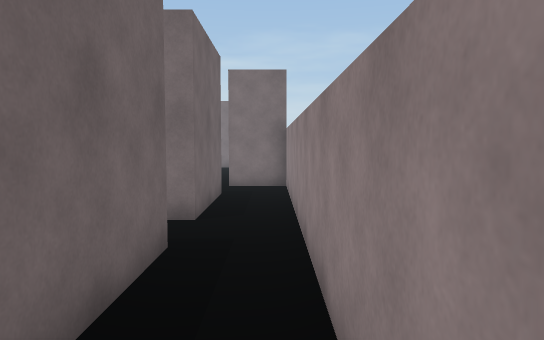
View 1 (above)

24 first-person views from a walk through a Unity game level. The camera is 1.5 m above the floor, tilts 4° down and sees 70° across. The floor is counted in squares, 1 m on a side. Each view is taken from the middle of a square. On the plan, view 1 faces up. The plan holds only what a view shows up to about 17 squares ahead; the rest is blank. The player is left out.

View 2
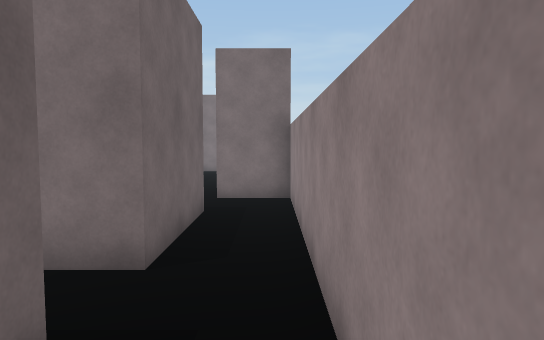

View 3
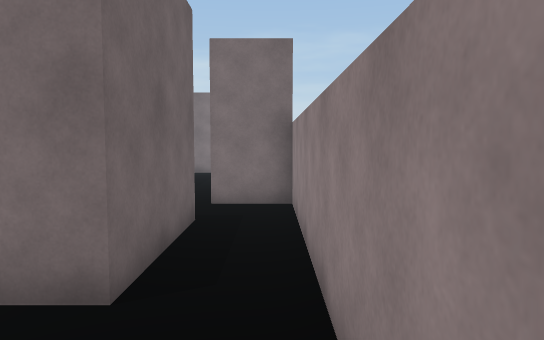

View 4
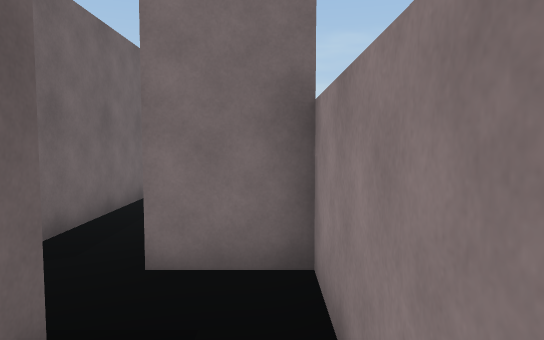

View 5
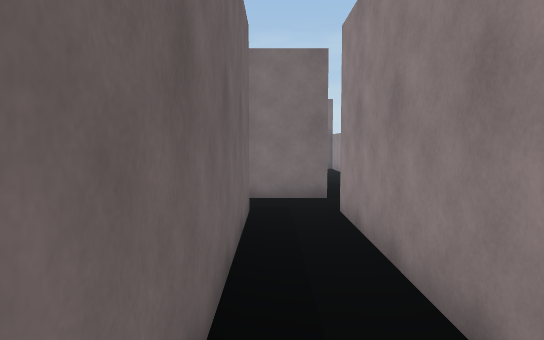

View 6
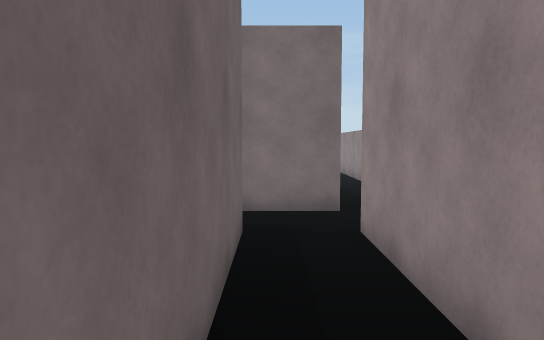

View 7
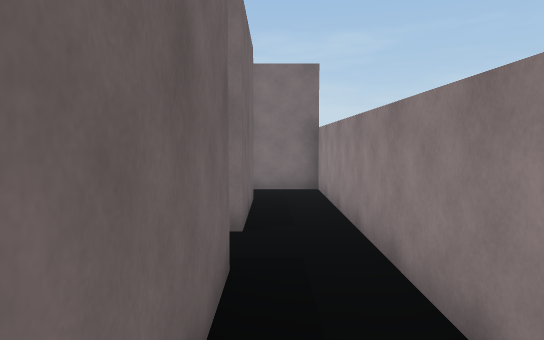

View 8
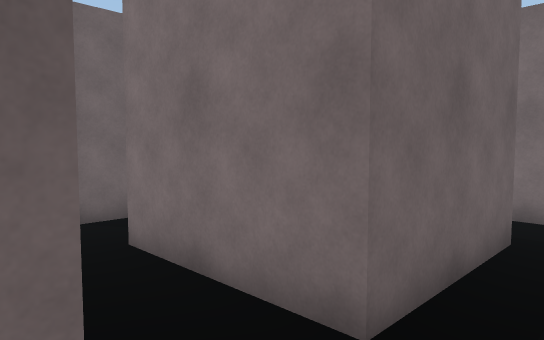

View 9
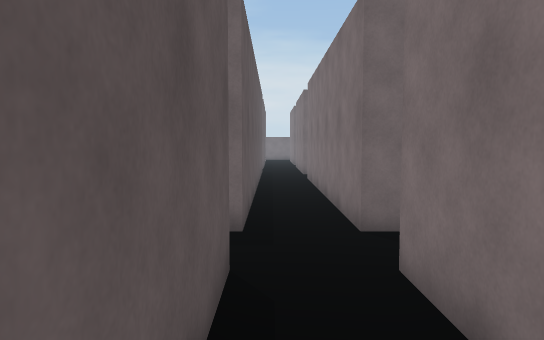

View 10
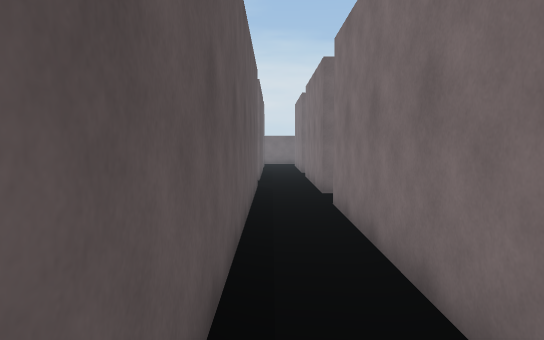

View 11
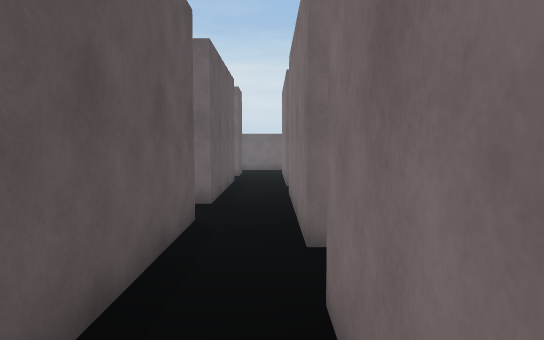

View 12
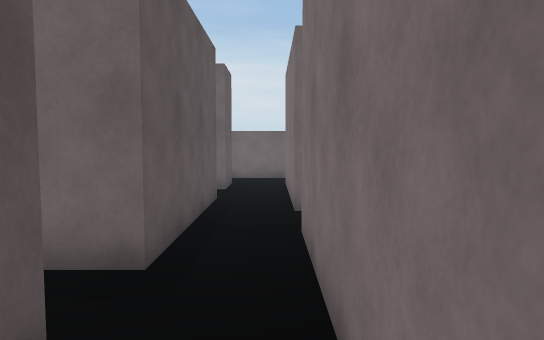

View 13
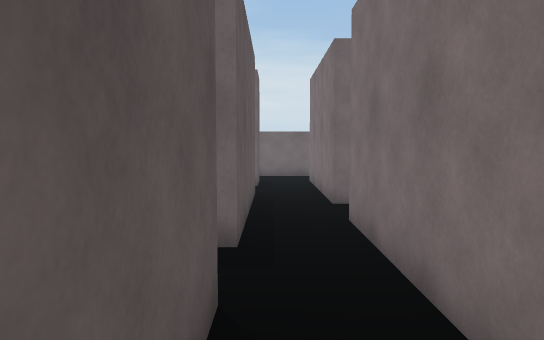

View 14
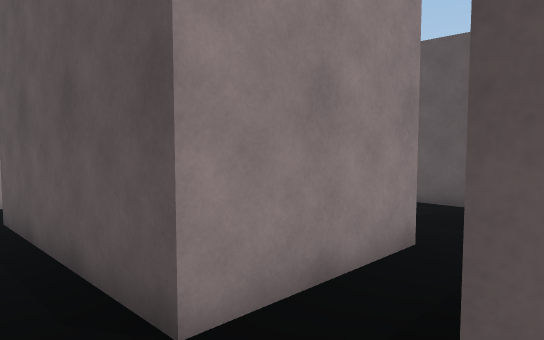

View 15
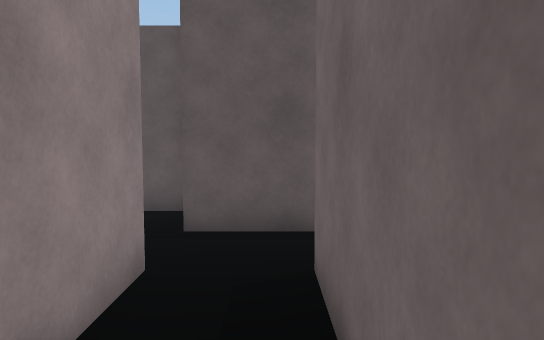

View 16
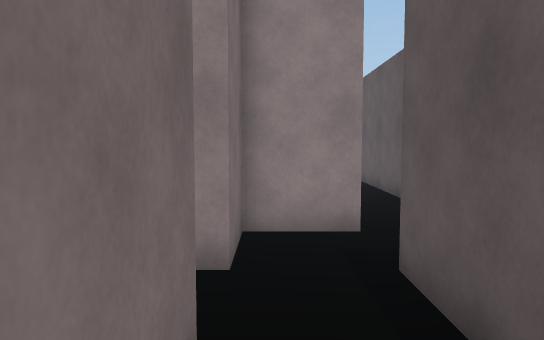

View 17
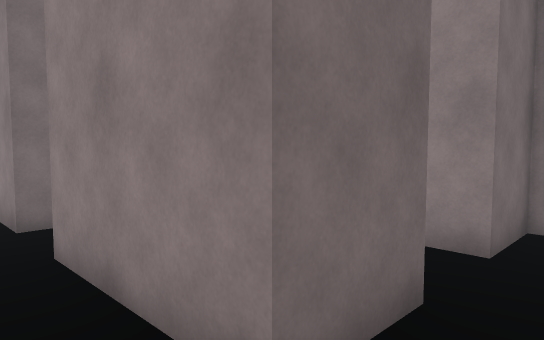

View 18
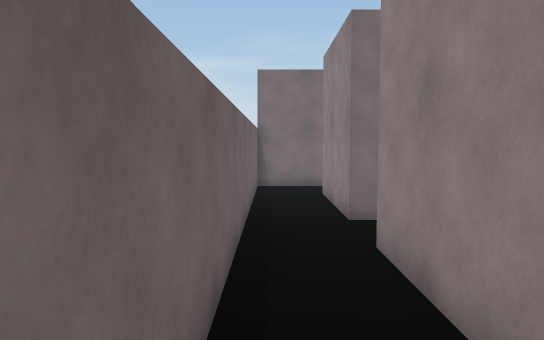

View 19
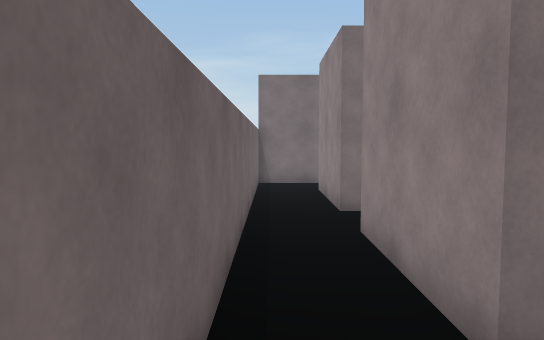

View 20
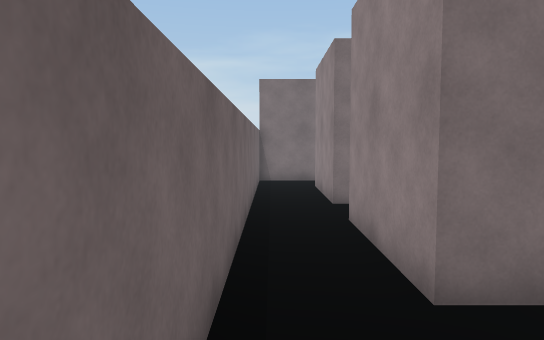

View 21
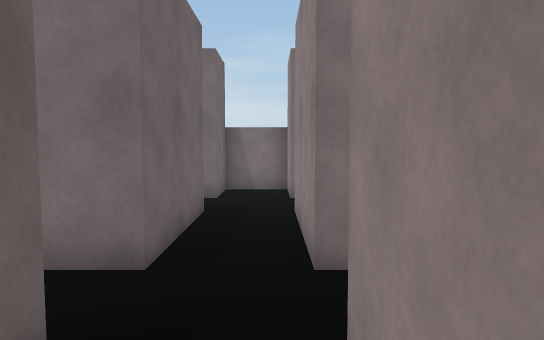

View 22
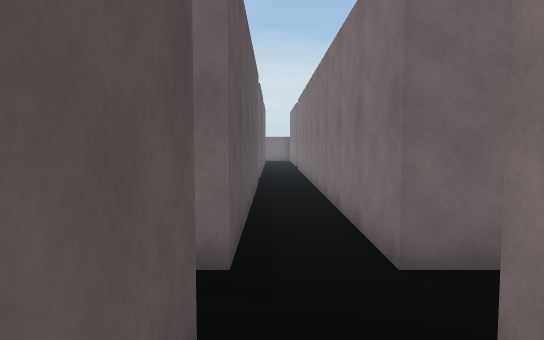

View 23
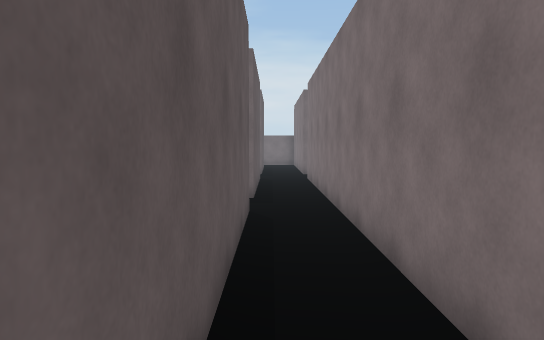

View 24
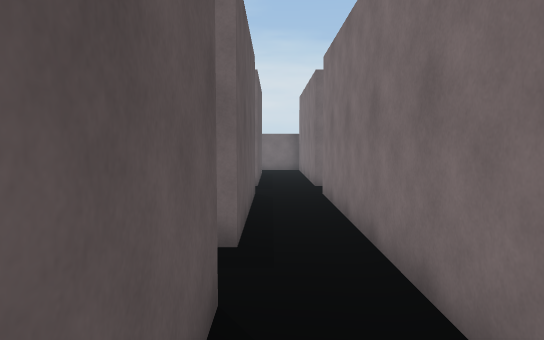

### Floor plan
Points are (right, up) in squares from view 1. A wall is a line through its corners. A room is listed if a view was taken in it or the views show most of it. See-through windows are left out.
Room 1 (views 1, 2, 3, 4, 5, 6, 7, 8, 9, 10, 11, 12, 13, 14, 16, 17, 18, 19, 20, 22, 23, 24)
walls: (-19.5, 29.5) (-21.5, 29.5); (-21.5, 27.5) (-7.5, 27.5) (-7.5, 27); (-17.5, 33.5) (-7.5, 33.5) (-7.5, 29.5) (-17.5, 29.5); (-23.5, 29.5) (-25.5, 29.5); (-25.5, 33.5) (-19.5, 33.5) (-19.5, 33.1); (-27.5, 30) (-27.5, 29.5) (-29.5, 29.5); (-5.5, 25.6) (-5.5, 27.5) (-1.5, 27.5) (-1.5, 23.5) (-3.8, 23.5); (-29.5, 27.5) (-23.5, 27.5); (-27.5, 35.5) (-30.6, 35.5); (-5, 35.5) (-5.5, 35.5) (-5.5, 37.1); (-31.5, 29.5) (-33.5, 29.5) (-33.5, 33.5); (-30.5, 33.5) (-28, 33.5); (-5.5, 37.5) (-7.5, 37.5) (-7.5, 35.5) (-25.5, 35.5); (-3.5, 21.5) (-3.5, 13.6); (-31.5, 23.5) (-33.5, 23.5) (-33.5, 27.5) (-31.5, 27.5); (-1.5, 33.6) (-1.5, 29.5) (-5.5, 29.5) (-5.5, 33.5) (-3.6, 33.5); (0.5, 25) (0.5, 35.5) (-2, 35.5); (-33.1, 35.5) (-35.5, 35.5); (-35.5, 35.2) (-35.5, 20.6); (-1.5, 15) (-1.5, 21.5); (-1.5, 11.5) (-1.5, 7.5) (-2.8, 7.5); (-1.5, 5.5) (-1.5, 2); (0.5, 0.6) (0.5, 13.5) (-1.5, 13.5)
ways out: opening at (-32.5, 22.5) to room 2; opening at (-32.5, 28.5) to room 2; opening at (-28.5, 28.5) to room 2; opening at (-6.5, 26.5) to room 3; opening at (-4.5, 22.5) to room 3; opening at (-24.5, 28.5) to room 4; opening at (-20.5, 28.5) to room 4
Room 2 (view 15)
walls: (-29.1, 19.5) (-27.6, 19.5); (-27.5, 21.4) (-27.5, 23.5) (-29.5, 23.5) (-29.5, 27.5); (-32, 21.5) (-29.5, 21.5); (-31.5, 27.5) (-31.5, 23.5); (-29.5, 29.5) (-31.5, 29.5)
ways out: opening at (-32.5, 22.5) to room 1; opening at (-32.5, 28.5) to room 1; opening at (-28.5, 28.5) to room 1; opening at (-24.5, 20.5)
Room 3 (view 21)
walls: (-23.5, 27.5) (-23.5, 26.2)
ways out: opening at (-6.5, 26.5) to room 1; opening at (-4.5, 22.5) to room 1; opening at (-22.5, 26.5) to room 4
Room 4 (no view inside)
walls: (-21.5, 29.5) (-23.5, 29.5)
ways out: opening at (-24.5, 28.5) to room 1; opening at (-20.5, 28.5) to room 1; opening at (-22.5, 26.5) to room 3

Positions as (right, up) in squares from view 1, and headings:
1: (0, 0), facing up
2: (0, 3), facing up
3: (0, 4), facing up
4: (0, 9), facing up
5: (-3, 13), facing up
6: (-3, 15), facing up
7: (-1, 23), facing up
8: (0, 27), facing up-left
9: (-1, 28), facing left
10: (-8, 28), facing left
11: (-14, 29), facing left
12: (-19, 29), facing left
13: (-18, 28), facing left
14: (-32, 29), facing down-right
15: (-31, 28), facing down
16: (-34, 23), facing right
17: (-35, 22), facing up-right
18: (-35, 22), facing up
19: (-35, 21), facing up
20: (-35, 20), facing up
21: (-6, 25), facing up
22: (-3, 34), facing left
23: (-9, 34), facing left
24: (-14, 34), facing left
